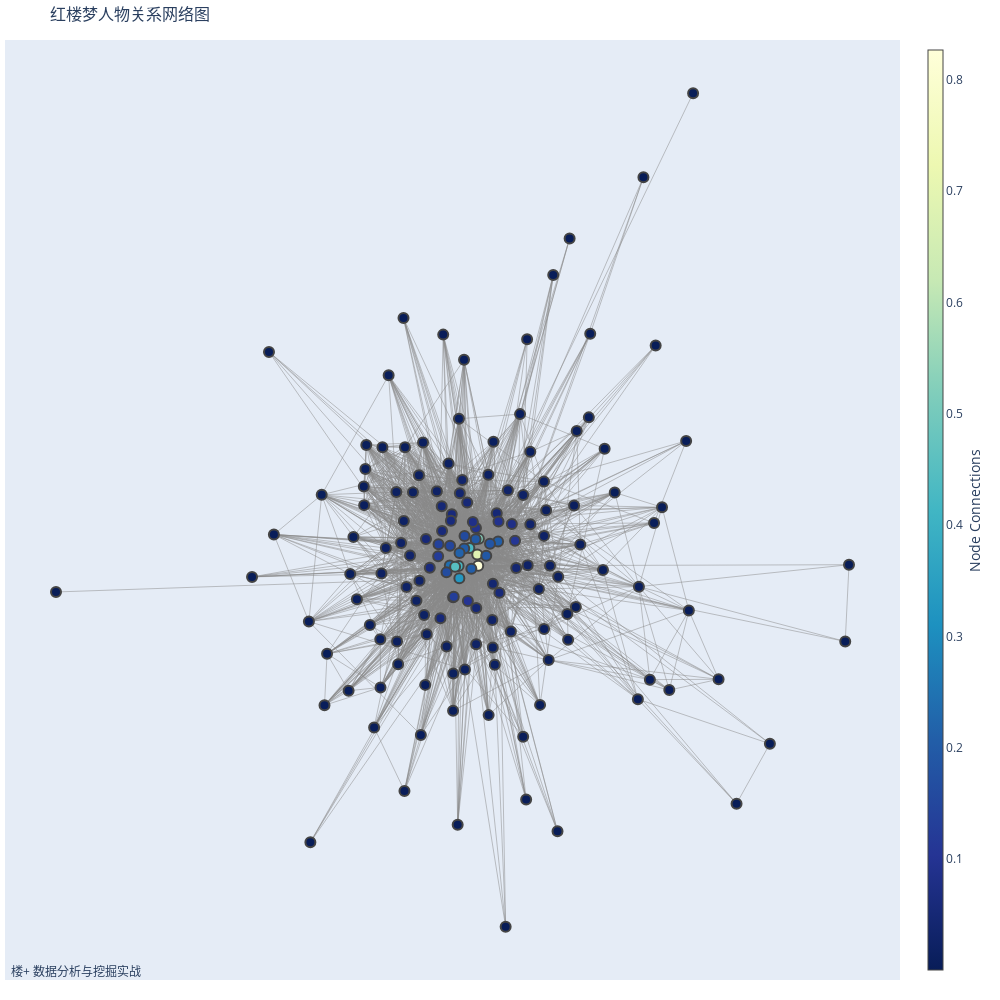

Notebook code cell kept with this figure:
### Code cell
import re
import jieba
import json
from tqdm import tqdm
import os
import itertools
import numpy as np
from sklearn import decomposition
import matplotlib.pyplot as plt



# 加载别名表
file_path = 'userdict.json'
with open(file_path, 'r', encoding='utf-8') as f:  # 替换为正确的编码方式
    names = json.load(f)
for name in names:
    for alias_name in names[name]:
        # 结巴分词可以动态加载词语，在这里加载人物别名，以免错误的分词
        # nr 在结巴分词中代表人名
        jieba.add_word(alias_name, tag="nr")

def load_stopwords(file_path):
    # 加载停用词函数
    with open(file_path, 'r', encoding='utf-8') as f:
        stopwords = [line.strip('\n') for line in f.readlines()]
    return stopwords

def process(file_path):
    # 对一个章节进行分词
    stopwords = load_stopwords('stopwords.txt')
    with open(file_path, 'rb') as f:
        content = f.read()
        para = content.decode("utf-8", 'ignore').split('\n')
        para = para[:-1]
        result = []
        for p in para:
            words = []
            # 对每一个段落进行分词
            seg_list = list(jieba.cut(p, cut_all=False))
            for x in seg_list:
                if len(x) <= 1:
                    continue
                if x in stopwords:
                    continue
                words.append(x)
            # 返回的是一个二维 list: [[段1结果], [段2结果], ]
            result.append(words)
    return result

result = {}

# 遍历目录
for file_name in tqdm(os.listdir('红楼梦')):
    # 获取章节的坐标，前面爬取的数据，是以 1_章节名 命名
    index = int(file_name.split('_')[0])
    # 分词，保存到一个字典，章节坐标对应分词结果
    result[index] = process(os.path.join('红楼梦', file_name))

#词频统计----------------------------------------

artical_word_dict = {}  # 整篇文章分词结果
chapters_word_dict = {}  # 每个章节的分词结果，对应到文章索引

# 遍历上文的分词结果
for index in tqdm(result):
    # 将一个章节的二维 list 压缩为一维，方便遍历
    chapter_word_list = list(itertools.chain.from_iterable(result[index]))
    chapter_word_dict = {}
    # 遍历
    for word in chapter_word_list:
        # 当词语不存在时 dict 初始化为 0
        if word not in chapter_word_dict:
            chapter_word_dict[word] = 0
        # 当词语不存在时 dict 初始化为 0
        if word not in artical_word_dict:
            artical_word_dict[word] = 0
        # 相应结果加一
        chapter_word_dict[word] += 1
        artical_word_dict[word] += 1
    chapters_word_dict[index] = chapter_word_dict

# 对整篇文章的词频统计结果进行排序，由高到低
sorted_word_list = [x[1] for x in sorted(
    zip(artical_word_dict.values(), artical_word_dict.keys()), reverse=True)]
sorted_word_list

#数据分析及可视化----------------------------
#分析是否为曹雪芹所作

all_names = []  # 所有名字的 list
for name in names:
    for alias_name in names[name]:
        all_names.append(alias_name)

# 待删除的名字
to_delete = []
for x in tqdm(sorted_word_list):
    for name in all_names:
        # 利用正则表达式判断一个词语是否是名字
        pattern = re.compile("(.*){}(.*)".format(name))
        # 正则查找匹配，如果匹配的结果不为 None 则该词语为名字
        t = re.search(pattern, x)
        # 如果一个词语是名字，则删除掉
        if t:
            to_delete.append(x)
            break

# 删除操作
for x in to_delete:
    sorted_word_list.remove(x)

V = 2000  # 选择前 V 个词语的词频作为一章节的特征
word_list = sorted_word_list[:V]
word_list



# 在这里生成一个 120*2000 的 0 矩阵，每一行对应一章节的特征。
features = np.zeros((len(chapters_word_dict), V))
# 遍历每个章节的 word dict
for index in chapters_word_dict:
    # 章节 word dict
    chapter_word_dict = chapters_word_dict[index]
    # 遍历每个词语，并改变相应位置的值为该词语出现次数
    for j, word in enumerate(word_list):
        try:
            features[index, j] = chapter_word_dict[word]
        except:
            # 该章节未出现这个词语
            pass
features.shape, features

features /= features.max(axis=0)  # 按列归一化到 [0, 1]
features.shape, features




# 特征降维
features = decomposition.PCA(n_components=2).fit_transform(features)

# 绘制前八十回和后四十回散点图
plt.plot(features[:80, 0].flatten(), features[:80, 1].flatten(), '.')
plt.plot(features[80:, 0].flatten(), features[80:, 1].flatten(), '.')
plt.legend(['First 80', 'Last 40'])



#人物关系绘制--------------
# 统计一起出现的次数
count = {}
for comb in itertools.product(names.keys(), repeat=2):
    count['_'.join(comb)] = 0

# 遍历章节词语
for para_word_list in tqdm(list(itertools.chain.from_iterable(result.values()))):
    para_name_list = []
    for name in names:
        tmp = set(names[name]).intersection(para_word_list)
        if len(tmp)>0:
            para_name_list.append(name)
    # 去重
    para_name_list = list(set(para_name_list))
    # 统计一段中共同出现的次数
    for comb in itertools.combinations(para_name_list, 2):
        count['_'.join(comb)] += 1
        

from plotly.offline import init_notebook_mode, iplot
from plotly import graph_objs as go
import networkx as nx
# 激活 Plotly notebook 模式，方便离线绘图
init_notebook_mode(connected=True)
G = nx.Graph()  # 创建 Graph
nodes = []  # 所有节点
edges = []  # 所有边
# 统计所有名字的组合
for comb in itertools.combinations(names.keys(), 2):
    # 两个名字一起出现的次数
    total = count['{}_{}'.format(comb[0], comb[1])] + \
        count['{}_{}'.format(comb[1], comb[0])]
    # 如果一起出现了，才保存
    if total > 0:
        edges.append((comb[0], comb[1], {'weight': total}))
        nodes.append(comb[0])
        nodes.append(comb[1])

nodes = list(set(nodes))  # 去除重复节点
G.add_nodes_from(nodes)  # 添加节点和边
G.add_edges_from(edges)

# 节点对应到图上的坐标 (x, y)
pos = nx.spring_layout(G)
pos

# 绘制边的轨迹
edge_trace = go.Scatter(x=[], y=[], line=dict(
    width=0.5, color='#888'), hoverinfo='none', mode='lines')

# 遍历每一条边，根据上文获得的每一个节点的坐标，连接两个节点
for edge in G.edges():
    x0, y0 = pos[edge[0]]
    x1, y1 = pos[edge[1]]
    edge_trace['x'] += tuple([x0, x1, None])
    edge_trace['y'] += tuple([y0, y1, None])

# 绘制点
node_trace = go.Scatter(x=[], y=[], text=[], mode='markers', hoverinfo='text',
                        marker=dict(showscale=True, colorscale='YlGnBu', reversescale=True,
                                    color=[], size=10,
                                    colorbar=dict(thickness=15, title='Node Connections',
                                                  xanchor='left', titleside='right'),
                                    line=dict(width=2)))
# 遍历每一个点
for node in G.nodes():
    x, y = pos[node]
    node_trace['x'] += tuple([x])
    node_trace['y'] += tuple([y])
    
# 遍历邻接列表，对应了 节点 → 一条边的另一个节点和权重
for node, adjacencies in enumerate(G.adjacency()):
    # 把所有边的次数累加，据此对每一个点添加颜色，出现次数越多颜色越深（除以 5000 防止超出范围）
    node_trace['marker']['color'] += tuple(
        [sum([adjacencies[1][name]['weight'] for name in adjacencies[1]])/5000])
    node_info = adjacencies[0]
    # 每一个节点添加标注信息（名字）
    node_trace['text'] += tuple([node_info])
    
fig = go.Figure(data=[edge_trace, node_trace], layout=go.Layout(
                width=1000,  # 设置图形宽度为800像素
                height=1000,  # 设置图层安高为600像素
                title='红楼梦人物关系网络图', titlefont=dict(size=16),
                showlegend=False, hovermode='closest',
                margin=dict(b=20, l=5, r=5, t=40),
                annotations=[dict(
                    text="楼+ 数据分析与挖掘实战", showarrow=False,
                    xref="paper", yref="paper", x=0.005, y=-0.002)],
                xaxis=dict(showgrid=False, zeroline=False,
                           showticklabels=False),
                yaxis=dict(showgrid=False, zeroline=False, showticklabels=False)))

# 绘制图像

iplot(fig)
    
# 显示图形
plt.show()

### Figure 1 — Plotly figure (JSON) as saved in the notebook; plotly's stock layout.template omitted (floating-point values rounded to 4 significant figures; data arrays with more than 128 entries replaced by an {"elided": "..."} marker saying what was removed)
{"data": [{"hoverinfo": "none", "line": {"color": "#888", "width": 0.5}, "mode": "lines", "type": "scatter", "x": {"elided": "8409 float values"}, "y": {"elided": "8409 float values"}}, {"hoverinfo": "text", "marker": {"color": {"elided": "154 float values"}, "colorbar": {"thickness": 15, "title": {"side": "right", "text": "Node Connections"}, "xanchor": "left"}, "colorscale": [[0, "rgb(255,255,217)"], [0.125, "rgb(237,248,177)"], [0.25, "rgb(199,233,180)"], [0.375, "rgb(127,205,187)"], [0.5, "rgb(65,182,196)"], [0.625, "rgb(29,145,192)"], [0.75, "rgb(34,94,168)"], [0.875, "rgb(37,52,148)"], [1, "rgb(8,29,88)"]], "line": {"width": 2}, "reversescale": true, "showscale": true, "size": 10}, "mode": "markers", "text": {"elided": "154 str values"}, "type": "scatter", "x": {"elided": "154 float values"}, "y": {"elided": "154 float values"}}], "layout": {"annotations": [{"showarrow": false, "text": "楼+ 数据分析与挖掘实战", "x": 0.005, "xref": "paper", "y": -0.002, "yref": "paper"}], "height": 1000, "hovermode": "closest", "margin": {"b": 20, "l": 5, "r": 5, "t": 40}, "showlegend": false, "title": {"font": {"size": 16}, "text": "红楼梦人物关系网络图"}, "width": 1000, "xaxis": {"autorange": true, "range": [-1.12, 0.982], "showgrid": false, "showticklabels": false, "type": "linear", "zeroline": false}, "yaxis": {"autorange": true, "range": [-0.7751, 0.9518], "showgrid": false, "showticklabels": false, "type": "linear", "zeroline": false}}}
